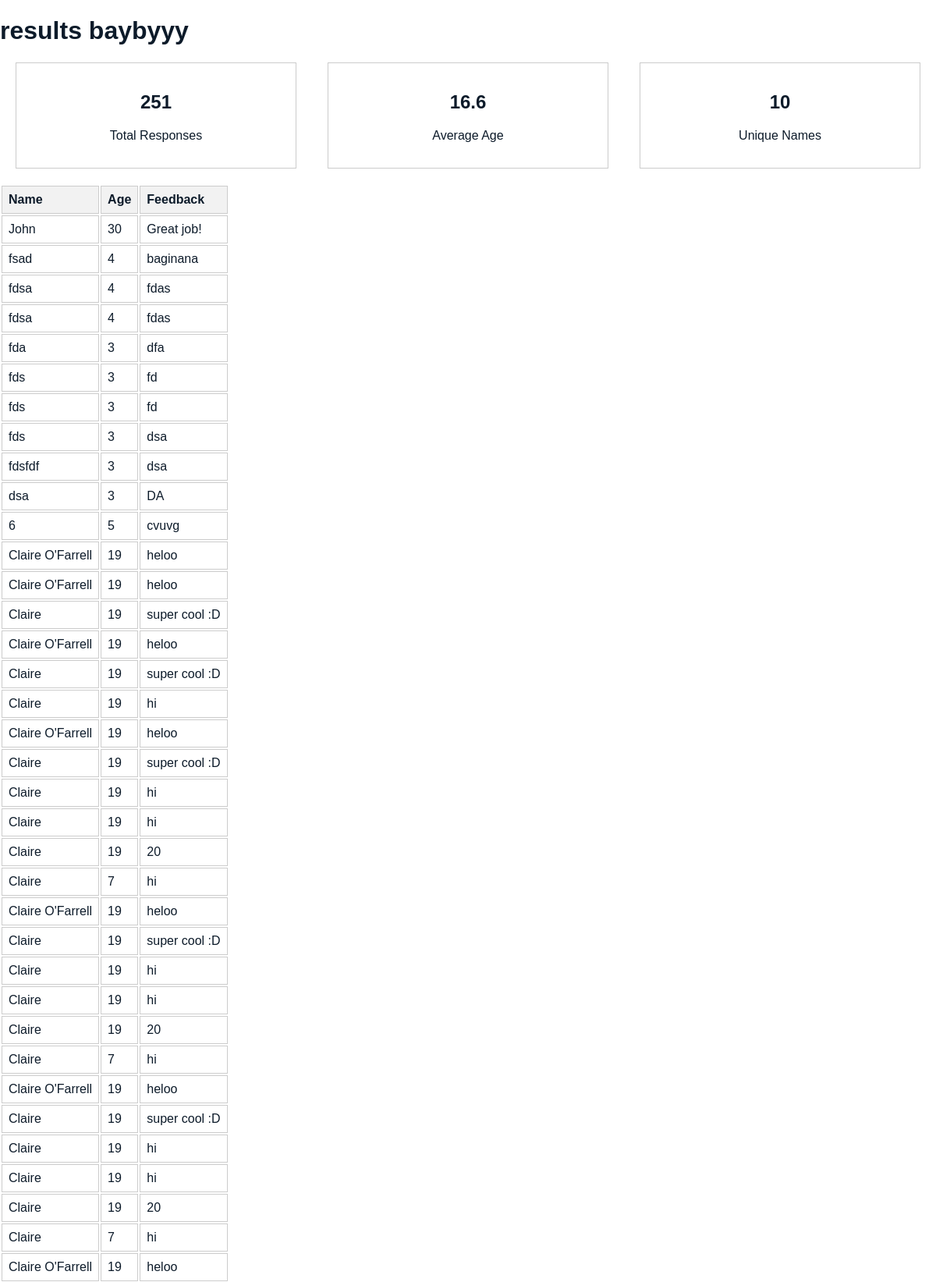
The app's page /results (upper part) with its own data.
### data_analysis.py (models this page shows, shortened)
class Response(db.Model):
    __tablename__ = 'Response'
    id = db.Column(db.Integer, primary_key=True)
    created = db.Column(db.TIMESTAMP, nullable=False, server_default=db.func.current_timestamp())
    name = db.Column(db.String(30), nullable=False)
    age = db.Column(db.Integer, nullable=False)
    feedback = db.Column(db.String(500), nullable=False)
    __table_args__ = {'extend_existing': True}  # Add this line

### data_analysis.py (the view, shortened to what this page needs)
@app.route("/results")
def results():
    responses = Response.query.all()
    total_responses = len(responses)
    average_age = round(sum([response.age for response in responses])/total_responses, 1)
    unique_names = len(set([response.name for response in responses]))
    return render_template("results.html", responses= responses, total_responses=total_responses, average_age= average_age, unique_names=unique_names)

### templates/results.html (shortened to what this page needs)
<!DOCTYPE html>
<html lang = "en">
  <head>
    <link rel="stylesheet" href="../static/style.css">
  </head>
  <body>
    <h1>results baybyyy</h1>
    <div class = "dashboard">
      <div class ="dashboard_item">
        <h2>{{total_responses}}</h2>
        <p>Total Responses</p>
      </div>
      <div class = "dashboard_item">
        <h2>{{average_age}}</h2>
        <p>Average Age</p>
      </div>
        <div class = "dashboard_item">
          <h2>{{unique_names}}</h2>
          <p>Unique Names</p>
        </div>
      </div>
      <table>
        <thead>
          <tr>
            <th>Name</th>
            <th>Age</th>
            <th>Feedback</th>
          </tr>
        </thead>
        <tbody>
          {% for response in responses %}
            <tr>
              <td>{{response.name}}</td>
              <td>{{response.age}}</td>
              <td>{{response.feedback}}</td>
            </tr>
          {% endfor %}
        </tbody>
      </table>
  </body>
</html>

### static/style.css (style rules this page uses)
body { margin:0px; padding:0px; font-family: Arial, Helvetica, sans-serif; color:#0D1B2A; }
th, td { border: 1px solid #ccc; padding: 8px; text-align: left; }
th { background-color: #f2f2f2 }
.dashboard { display: flex; justify-content: space-around; margin-bottom: 20px }
.dashboard_item { width: 30%; border: 1px solid #ccc; padding: 16px; box-sizing: border-box; text-align: center; }

### records on screen
Response: name "John", age "30", feedback "Great job!"
Response: name "fsad", age "4", feedback "baginana"
Response: name "fdsa", age "4", feedback "fdas"
Response: name "fdsa", age "4", feedback "fdas"
Response: name "fda", age "3", feedback "dfa"
Response: name "fds", age "3", feedback "fd"
Response: name "fds", age "3", feedback "fd"
Response: name "fds", age "3", feedback "dsa"
Response: name "fdsfdf", age "3", feedback "dsa"
Response: name "dsa", age "3", feedback "DA"
Response: name "6", age "5", feedback "cvuvg"
Response: name "Claire O'Farrell", age "19", feedback "heloo"
Response: name "Claire O'Farrell", age "19", feedback "heloo"
Response: name "Claire", age "19", feedback "super cool :D"
Response: name "Claire O'Farrell", age "19", feedback "heloo"
Response: name "Claire", age "19", feedback "super cool :D"
Response: name "Claire", age "19", feedback "hi"
Response: name "Claire O'Farrell", age "19", feedback "heloo"
Response: name "Claire", age "19", feedback "super cool :D"
Response: name "Claire", age "19", feedback "hi"
Response: name "Claire", age "19", feedback "hi"
Response: name "Claire", age "19", feedback "20"
Response: name "Claire", age "7", feedback "hi"
Response: name "Claire O'Farrell", age "19", feedback "heloo"
Response: name "Claire", age "19", feedback "super cool :D"
Response: name "Claire", age "19", feedback "hi"
Response: name "Claire", age "19", feedback "hi"
Response: name "Claire", age "19", feedback "20"
Response: name "Claire", age "7", feedback "hi"
Response: name "Claire O'Farrell", age "19", feedback "heloo"
Response: name "Claire", age "19", feedback "super cool :D"
Response: name "Claire", age "19", feedback "hi"
Response: name "Claire", age "19", feedback "hi"
Response: name "Claire", age "19", feedback "20"
Response: name "Claire", age "7", feedback "hi"
Response: name "Claire O'Farrell", age "19", feedback "heloo"

### other values on screen
{{ total_responses }} "251"
{{ average_age }} "16.6"
{{ unique_names }} "10"
